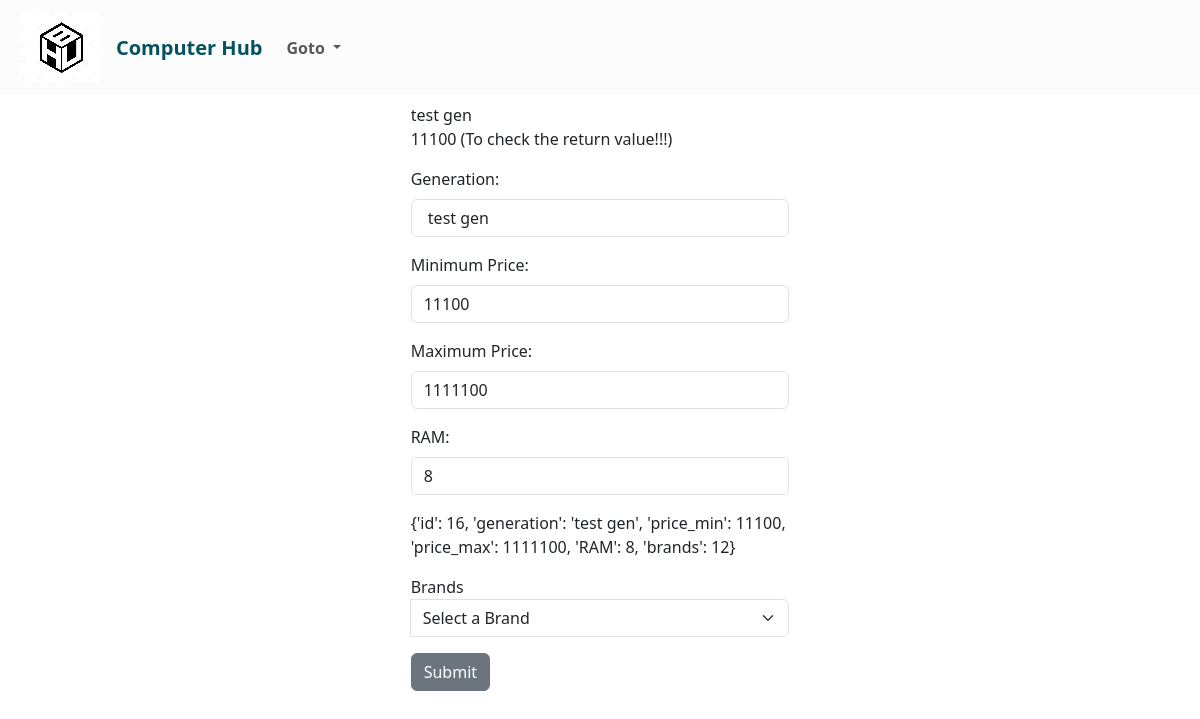
The app's page /gen-update/16, older data.
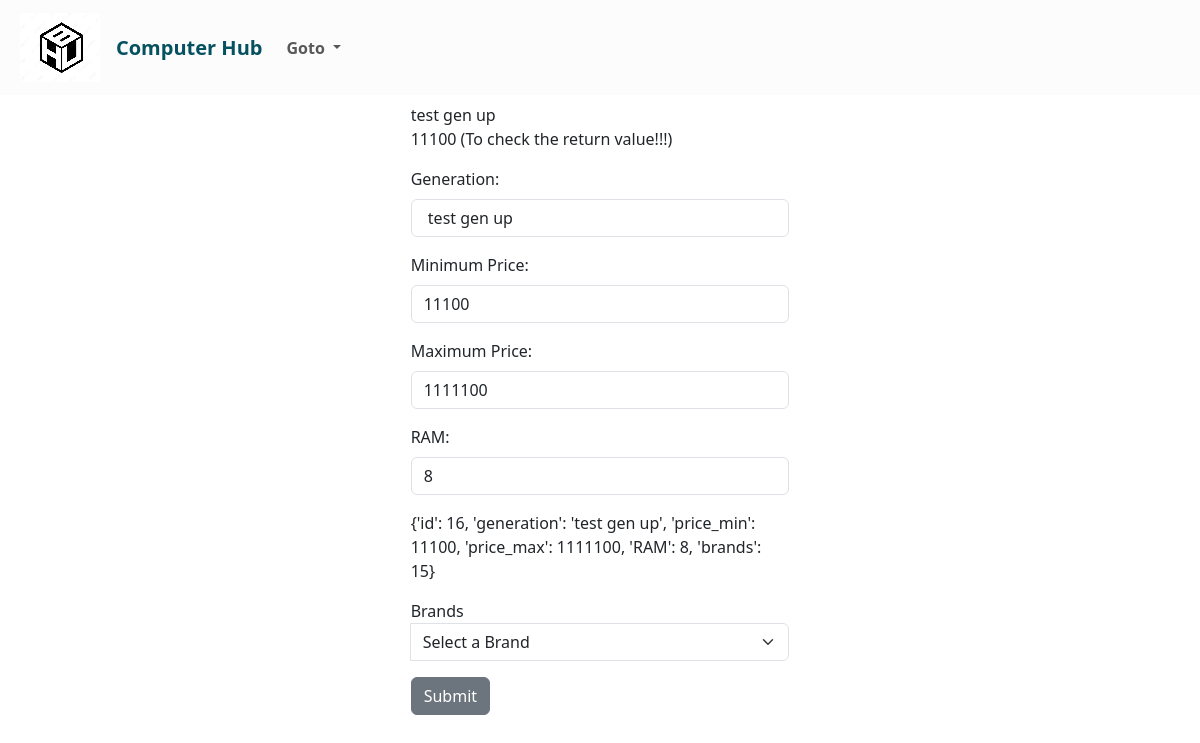
The same page, newer data.
### computer/models.py (models this page shows, shortened)
class ComputerGeneration (models.Model):
    generation= models.CharField(max_length=20, unique=True)
    price_min= models.IntegerField()
    price_max= models.IntegerField()
    RAM= models.IntegerField()
    brands= models.ForeignKey(ComputerBrand,on_delete=models.CASCADE)

### computer/views.py (the view, shortened to what this page needs)
# urls.py: path('gen-update/<int:pk>',views.ComputerGenerationUpdateView.as_view(), name='gen-update'),    #using only View class
class ComputerGenerationUpdateView(View):
    def get(self,request,pk):
        item= get_object_or_404(ComputerGeneration, pk=pk)
        form= ComputerGenerationForm(instance=item)
        return render(request, 'computer/computergeneration_form.html', {
            'form':form
        })

### computer/forms.py
class ComputerGenerationForm(forms.ModelForm):
    class Meta:
        model= ComputerGeneration
        fields= "__all__"

### computer/templates/computer/computergeneration_form.html (shortened to what this page needs)
{% extends "computer/index.html" %}
{% block content %}
    <div class = "row justify-content-center ">
        <div class="col-lg-4">
            <form method= "POST" enctype= "multipart/form-data" >
                {{ form.generation.value}}
                <p>{{form.price_min.value}} (To check the return value!!!)</p>
                <div class="mb-3">
                    <label for="{{ form.generation.id_for_label }}" class="form-label">Generation:</label>
                    <input type="text" class="form-control" name="{{ form.generation.name }}" id="{{ form.generation.id_for_label }}" value="{% if form.generation.value %} {{ form.generation.value }} {% endif %} ">
                </div>
                <div class=" mb-3">
                    <label for="{{ form.price_min.id_for_label }}" class="form-label">Minimum Price: </label>
                    <input type= "number" class= "form-control" name= "{{ form.price_min.name }}" id= "{{form.price_min.id_for_label}}" value= "{{form.price_min.value}}">
                </div>
                <div class=" mb-3">
                    <label for="{{ form.price_max.id_for_label }}" class="form-label">Maximum Price: </label>
                    <input type="number" class="form-control" name="{{ form.price_max.name }}" id="{{ form.price_max.id_for_label }}" value="{{ form.price_max.value }}">
                </div>
                <div class=" mb-3">
                    <label for="{{ form.RAM.id_for_label }}" class="form-label">RAM: </label>
                    <input class="form-control" name="{{ form.RAM.name }}" type="number" id="{{ form.RAM.id_for_label }}" value= "{{ form.RAM.value }}">
                </div>
                <p>{{form.initial}}</p>
                <div class="input-group mb-3">
                    <label class="input-group" for="{{ form.brands.id_for_label }}">Brands</label>
                    <select class="form-select" id="{{ form.brands.id_for_label }}" name="{{ form.brands.name }}" value= "{{ form.brands.value }}">
                        <option value="" disabled selected >Select a Brand </option>
                    </select>
                </div>
                <div>
                    <button class= "btn btn-secondary" type="submit">Submit</button>
                </div>
            </form>
        </div>
    </div>
{% endblock%}

Row changes from the older to the newer data that the page shows:
changed ComputerGeneration: generation.value "test gen" → "test gen up"; generation "test gen" → "test gen up"
Text that changed along with them:
text no longer shown: "{'id': 16, 'generation': 'test gen', 'price_min': 11100, 'price_max': 1111100, 'RAM': 8, 'brands': 12}"
text now shown: "{'id': 16, 'generation': 'test gen up', 'price_min': 11100, 'price_max': 1111100, 'RAM': 8, 'brands': 15}"
